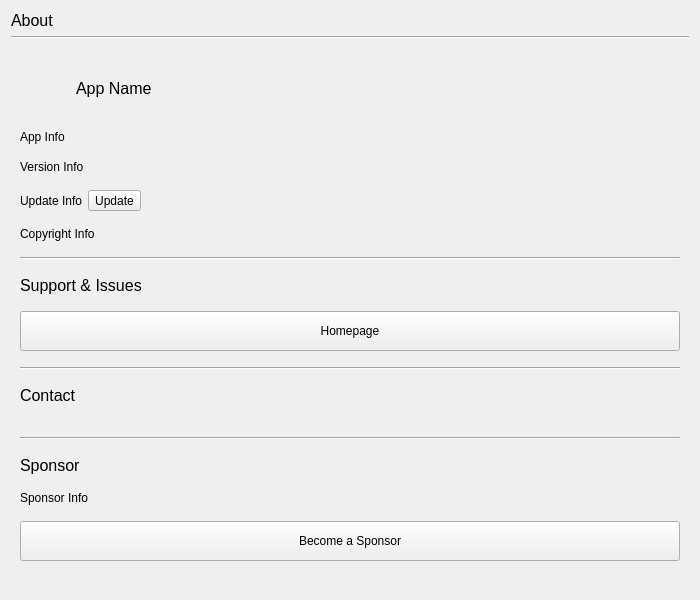
<?xml version="1.0" encoding="UTF-8"?>
<ui version="4.0">
 <class>Form</class>
 <widget class="QWidget" name="Form">
  <property name="geometry">
   <rect>
    <x>0</x>
    <y>0</y>
    <width>700</width>
    <height>600</height>
   </rect>
  </property>
  <property name="windowTitle">
   <string>About</string>
  </property>
  <property name="locale">
   <locale language="English" country="UnitedStates"/>
  </property>
  <layout class="QVBoxLayout" name="FormLayout">
   <item>
    <widget class="QLabel" name="window_title">
     <property name="sizePolicy">
      <sizepolicy hsizetype="Preferred" vsizetype="Fixed">
       <horstretch>0</horstretch>
       <verstretch>0</verstretch>
      </sizepolicy>
     </property>
     <property name="font">
      <font>
       <pointsize>12</pointsize>
      </font>
     </property>
     <property name="text">
      <string>About</string>
     </property>
    </widget>
   </item>
   <item>
    <widget class="Line" name="line">
     <property name="orientation">
      <enum>Qt::Horizontal</enum>
     </property>
    </widget>
   </item>
   <item>
    <widget class="QWidget" name="infoArea" native="true">
     <layout class="QVBoxLayout" name="infoAreaLayout">
      <item>
       <widget class="QWidget" name="appLabelArea" native="true">
        <property name="sizePolicy">
         <sizepolicy hsizetype="Preferred" vsizetype="Fixed">
          <horstretch>0</horstretch>
          <verstretch>0</verstretch>
         </sizepolicy>
        </property>
        <layout class="QHBoxLayout" name="appLabelAreaLayout">
         <property name="leftMargin">
          <number>0</number>
         </property>
         <property name="topMargin">
          <number>0</number>
         </property>
         <property name="rightMargin">
          <number>0</number>
         </property>
         <property name="bottomMargin">
          <number>0</number>
         </property>
         <item>
          <widget class="QLabel" name="appLogo">
           <property name="sizePolicy">
            <sizepolicy hsizetype="Fixed" vsizetype="Fixed">
             <horstretch>0</horstretch>
             <verstretch>0</verstretch>
            </sizepolicy>
           </property>
           <property name="minimumSize">
            <size>
             <width>50</width>
             <height>50</height>
            </size>
           </property>
           <property name="maximumSize">
            <size>
             <width>50</width>
             <height>50</height>
            </size>
           </property>
           <property name="pixmap">
            <pixmap>../img/logo.png</pixmap>
           </property>
           <property name="scaledContents">
            <bool>true</bool>
           </property>
           <property name="alignment">
            <set>Qt::AlignCenter</set>
           </property>
          </widget>
         </item>
         <item>
          <widget class="QLabel" name="appNameLabel">
           <property name="sizePolicy">
            <sizepolicy hsizetype="Preferred" vsizetype="Fixed">
             <horstretch>0</horstretch>
             <verstretch>0</verstretch>
            </sizepolicy>
           </property>
           <property name="font">
            <font>
             <pointsize>12</pointsize>
            </font>
           </property>
           <property name="text">
            <string>App Name</string>
           </property>
          </widget>
         </item>
        </layout>
       </widget>
      </item>
      <item>
       <widget class="QLabel" name="appInfoLabel">
        <property name="sizePolicy">
         <sizepolicy hsizetype="Preferred" vsizetype="Fixed">
          <horstretch>0</horstretch>
          <verstretch>0</verstretch>
         </sizepolicy>
        </property>
        <property name="text">
         <string>App Info</string>
        </property>
       </widget>
      </item>
      <item>
       <widget class="QLabel" name="versionInfoLabel">
        <property name="sizePolicy">
         <sizepolicy hsizetype="Preferred" vsizetype="Fixed">
          <horstretch>0</horstretch>
          <verstretch>0</verstretch>
         </sizepolicy>
        </property>
        <property name="text">
         <string>Version Info</string>
        </property>
       </widget>
      </item>
      <item alignment="Qt::AlignLeft">
       <widget class="QWidget" name="updateInfoArea" native="true">
        <property name="sizePolicy">
         <sizepolicy hsizetype="Preferred" vsizetype="Fixed">
          <horstretch>0</horstretch>
          <verstretch>0</verstretch>
         </sizepolicy>
        </property>
        <layout class="QHBoxLayout" name="updateInfoAreaLayout">
         <property name="leftMargin">
          <number>0</number>
         </property>
         <property name="topMargin">
          <number>0</number>
         </property>
         <property name="rightMargin">
          <number>0</number>
         </property>
         <property name="bottomMargin">
          <number>0</number>
         </property>
         <item>
          <widget class="QLabel" name="updateInfoLabel">
           <property name="text">
            <string>Update Info</string>
           </property>
          </widget>
         </item>
         <item>
          <widget class="QToolButton" name="updateButton">
           <property name="text">
            <string>Update</string>
           </property>
          </widget>
         </item>
        </layout>
       </widget>
      </item>
      <item>
       <widget class="QLabel" name="copyrightInfoLabel">
        <property name="sizePolicy">
         <sizepolicy hsizetype="Preferred" vsizetype="Fixed">
          <horstretch>0</horstretch>
          <verstretch>0</verstretch>
         </sizepolicy>
        </property>
        <property name="text">
         <string>Copyright Info</string>
        </property>
       </widget>
      </item>
      <item>
       <widget class="Line" name="line_2">
        <property name="orientation">
         <enum>Qt::Horizontal</enum>
        </property>
       </widget>
      </item>
      <item>
       <widget class="QLabel" name="supportAndIssuesLabel">
        <property name="sizePolicy">
         <sizepolicy hsizetype="Preferred" vsizetype="Fixed">
          <horstretch>0</horstretch>
          <verstretch>0</verstretch>
         </sizepolicy>
        </property>
        <property name="font">
         <font>
          <pointsize>12</pointsize>
         </font>
        </property>
        <property name="text">
         <string>Support &amp; Issues</string>
        </property>
       </widget>
      </item>
      <item>
       <widget class="QPushButton" name="homepageButton">
        <property name="minimumSize">
         <size>
          <width>0</width>
          <height>40</height>
         </size>
        </property>
        <property name="text">
         <string>Homepage</string>
        </property>
       </widget>
      </item>
      <item>
       <widget class="Line" name="line_3">
        <property name="orientation">
         <enum>Qt::Horizontal</enum>
        </property>
       </widget>
      </item>
      <item>
       <widget class="QLabel" name="contactLabel">
        <property name="sizePolicy">
         <sizepolicy hsizetype="Preferred" vsizetype="Fixed">
          <horstretch>0</horstretch>
          <verstretch>0</verstretch>
         </sizepolicy>
        </property>
        <property name="font">
         <font>
          <pointsize>12</pointsize>
         </font>
        </property>
        <property name="text">
         <string>Contact</string>
        </property>
       </widget>
      </item>
      <item>
       <widget class="QWidget" name="contactInfoArea" native="true">
        <property name="sizePolicy">
         <sizepolicy hsizetype="Preferred" vsizetype="Fixed">
          <horstretch>0</horstretch>
          <verstretch>0</verstretch>
         </sizepolicy>
        </property>
        <layout class="QFormLayout" name="contactInfoAreaLayout">
         <property name="leftMargin">
          <number>0</number>
         </property>
         <property name="topMargin">
          <number>0</number>
         </property>
         <property name="rightMargin">
          <number>0</number>
         </property>
         <property name="bottomMargin">
          <number>0</number>
         </property>
        </layout>
       </widget>
      </item>
      <item>
       <widget class="Line" name="line_4">
        <property name="orientation">
         <enum>Qt::Horizontal</enum>
        </property>
       </widget>
      </item>
      <item>
       <widget class="QLabel" name="sponsorLabel">
        <property name="sizePolicy">
         <sizepolicy hsizetype="Preferred" vsizetype="Fixed">
          <horstretch>0</horstretch>
          <verstretch>0</verstretch>
         </sizepolicy>
        </property>
        <property name="font">
         <font>
          <pointsize>12</pointsize>
         </font>
        </property>
        <property name="text">
         <string>Sponsor</string>
        </property>
       </widget>
      </item>
      <item>
       <widget class="QLabel" name="sponsorInfoLabel">
        <property name="sizePolicy">
         <sizepolicy hsizetype="Preferred" vsizetype="Fixed">
          <horstretch>0</horstretch>
          <verstretch>0</verstretch>
         </sizepolicy>
        </property>
        <property name="text">
         <string>Sponsor Info</string>
        </property>
       </widget>
      </item>
      <item>
       <widget class="QPushButton" name="sponsorButton">
        <property name="minimumSize">
         <size>
          <width>0</width>
          <height>40</height>
         </size>
        </property>
        <property name="text">
         <string>Become a Sponsor</string>
        </property>
       </widget>
      </item>
     </layout>
    </widget>
   </item>
  </layout>
 </widget>
 <resources/>
 <connections/>
</ui>
